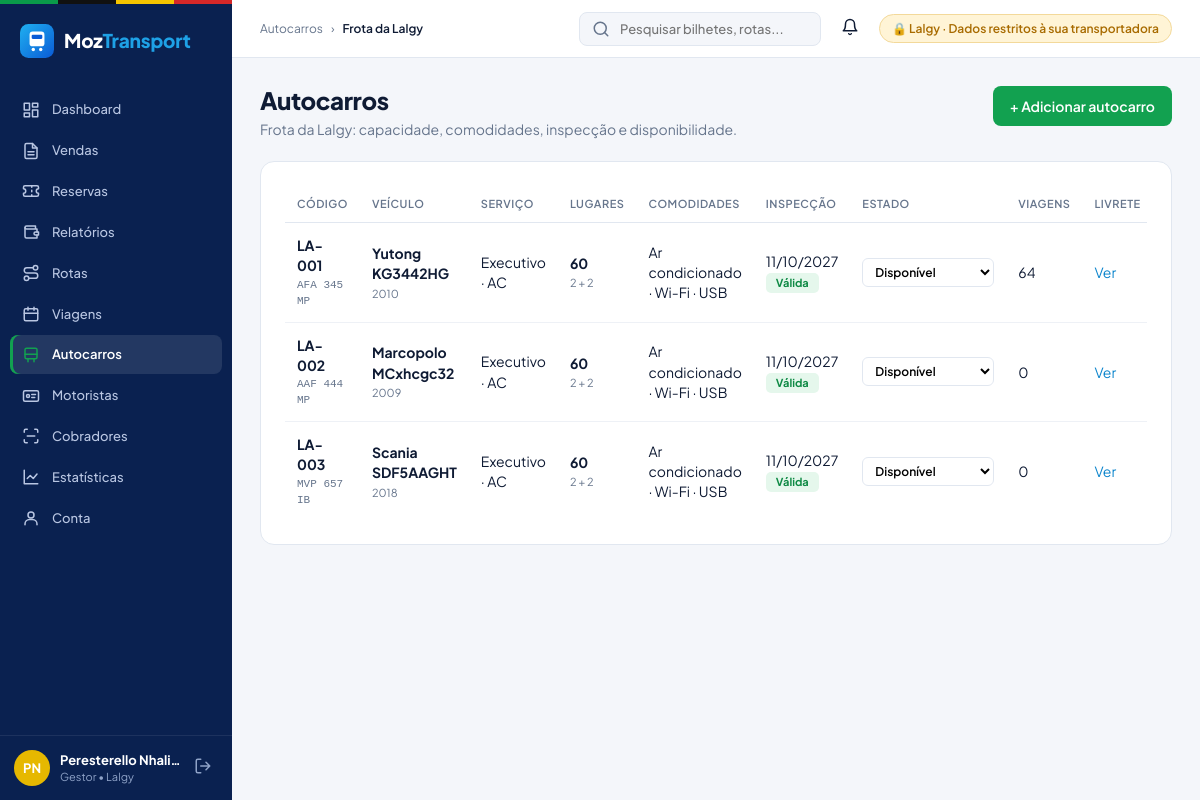
Screenshot of /gestor/autocarros.php (signed in) with the database file from the repository.
### tables this page shows
CREATE TABLE `transportadora` (
  `id_transportadora` int(10) unsigned NOT NULL AUTO_INCREMENT,
  `nome` varchar(100) NOT NULL,
  `nuit` varchar(20) NOT NULL,
  `contacto` varchar(30) NOT NULL,
  `endereco` varchar(200) DEFAULT NULL,
  `activa` tinyint(1) NOT NULL DEFAULT 1,
  PRIMARY KEY (`id_transportadora`),
  UNIQUE KEY `uq_transportadora_nuit` (`nuit`)
);

CREATE TABLE `autocarro` (
  `id_autocarro` int(10) unsigned NOT NULL AUTO_INCREMENT,
  `matricula` varchar(20) NOT NULL,
  `modelo` varchar(60) DEFAULT NULL,
  `capacidade_total` smallint(5) unsigned NOT NULL,
  `id_transportadora` int(10) unsigned NOT NULL,
  `activo` tinyint(1) NOT NULL DEFAULT 1,
  `codigo_frota` varchar(20) DEFAULT NULL,
  `marca` varchar(40) DEFAULT NULL,
  `ano_fabrico` smallint(5) unsigned DEFAULT NULL,
  `tipo_servico` varchar(30) DEFAULT NULL,
  `configuracao_assentos` varchar(5) NOT NULL DEFAULT '2+2',
  `ar_condicionado` tinyint(1) NOT NULL DEFAULT 0,
  `wifi` tinyint(1) NOT NULL DEFAULT 0,
  `usb` tinyint(1) NOT NULL DEFAULT 0,
  `validade_inspecao` date DEFAULT NULL,
  `livrete` varchar(255) DEFAULT NULL,
  `estado` enum('disponivel','manutencao','inactivo') NOT NULL DEFAULT 'disponivel',
  PRIMARY KEY (`id_autocarro`),
  UNIQUE KEY `uq_autocarro_matricula` (`matricula`),
  UNIQUE KEY `uq_autocarro_codigo` (`id_transportadora`,`codigo_frota`),
  CONSTRAINT `fk_autocarro_transportadora` FOREIGN KEY (`id_transportadora`) REFERENCES `transportadora` (`id_transportadora`) ON UPDATE CASCADE
);

### includes/sessao.php (called while the page is built, shortened)
<?php
require_once __DIR__ . '/../config/conexao.php';
require_once __DIR__ . '/funcoes.php';
function utilizador_logado(): ?array {
    return $_SESSION['utilizador'] ?? null;
}
function exigir_login(): void {
    global $pdo;
    $u = utilizador_logado();
    $st = $pdo->prepare('SELECT activo FROM utilizador WHERE id_utilizador = ?');
    $st->execute([$u['id_utilizador']]);
    $activo = $st->fetchColumn();
}
function exigir_perfil(array $perfis): void {
    exigir_login();
}
function tem_permissao(PDO $pdo, string $codigo): bool {
    $u = utilizador_logado();
    $st = $pdo->prepare(
        'SELECT pp.concedida FROM perfil_permissao pp
         JOIN permissao p ON p.id_permissao = pp.id_permissao
         WHERE pp.perfil = ? AND p.codigo = ?'
    );
    $st->execute([$u['perfil'], $codigo]);
    return (bool)$st->fetchColumn();
}

### includes/gestor.php (called while the page is built, shortened)
<?php
function transportadora_do_gestor(PDO $pdo): array {
    $u = utilizador_logado();
    $st = $pdo->prepare('SELECT t.id_transportadora, t.nome FROM utilizador x
                         LEFT JOIN transportadora t ON t.id_transportadora = x.id_transportadora WHERE x.id_utilizador = ?');
    $st->execute([$u['id_utilizador']]);
    $t = $st->fetch();
    return ['id' => (int)$t['id_transportadora'], 'nome' => $t['nome']];
}
function exigir_gestor(PDO $pdo, string $permissao): array {
    exigir_perfil(['gestor']);
    if (!tem_permissao($pdo, $permissao)) {
        acesso_restrito('O seu perfil não tem permissão para aceder a esta área. Contacte o administrador.');
    }
    return transportadora_do_gestor($pdo);
}
function estado_validade(?string $data): array {
    $dias = (int)floor((strtotime($data) - strtotime(date('Y-m-d'))) / 86400);
    return ['Válida', 'etq-pago'];
}

### gestor/autocarros.php (the view, shortened to what this page needs)
<?php
require_once __DIR__ . '/../includes/sessao.php';
require_once __DIR__ . '/../includes/gestor.php';
$transp = exigir_gestor($pdo, 'gerir_frota');
$idT = $transp['id'];
$estados = ['disponivel' => 'Disponível', 'manutencao' => 'Em manutenção', 'inactivo' => 'Inactivo'];
$st = $pdo->prepare("SELECT a.*, (SELECT COUNT(*) FROM viagem v WHERE v.id_autocarro = a.id_autocarro AND v.estado = 'agendada' AND v.data >= CURDATE()) AS viagens
                     FROM autocarro a WHERE a.id_transportadora = ? ORDER BY a.codigo_frota");
$st->execute([$idT]);
$lista = $st->fetchAll();
$migalhas = ['Autocarros', 'Frota da ' . $transp['nome']];
$paginaActiva = 'gestor/autocarros.php';
require __DIR__ . '/../includes/painel_inicio.php';
?>
<div class="cabecalho-pagina">
  <div><h1 class="titulo-pagina">Autocarros</h1>
    <p class="subtitulo-pagina">Frota da <?= e($transp['nome']) ?>: capacidade, comodidades, inspecção e disponibilidade.</p></div>
  <a class="btn btn-verde" href="<?= e(url('gestor/autocarro_novo.php')) ?>">+ Adicionar autocarro</a>
</div>
<section class="cartao">
  <div class="tabela-rolar">
  <table class="tabela">
    <thead><tr><th>Código</th><th>Veículo</th><th>Serviço</th><th>Lugares</th><th>Comodidades</th><th>Inspecção</th><th>Estado</th><th>Viagens</th><th>Livrete</th></tr></thead>
    <tbody>
    <?php foreach ($lista as $a):
        [$vt, $vc] = estado_validade($a['validade_inspecao']);
        $com = array_filter([$a['ar_condicionado'] ? 'Ar condicionado' : null, $a['wifi'] ? 'Wi-Fi' : null, $a['usb'] ? 'USB' : null]); ?>
      <tr>
        <td><b><?= e($a['codigo_frota']) ?></b><span class="sub-linha mono"><?= e($a['matricula']) ?></span></td>
        <td><b><?= e(trim(($a['marca'] ?? '') . ' ' . ($a['modelo'] ?? ''))) ?: '—' ?></b><span class="sub-linha"><?= $a['ano_fabrico'] ? (int)$a['ano_fabrico'] : '—' ?></span></td>
        <td><?= e($a['tipo_servico'] ?? '—') ?></td>
        <td><b><?= (int)$a['capacidade_total'] ?></b><span class="sub-linha"><?= e(str_replace('+', ' + ', $a['configuracao_assentos'])) ?></span></td>
        <td><?= $com ? e(implode(' · ', $com)) : '—' ?></td>
        <td><?= $a['validade_inspecao'] ? e(date('d/m/Y', strtotime($a['validade_inspecao']))) : '—' ?><span class="sub-linha"><span class="etq-g <?= $vc ?>"><?= e($vt) ?></span></span></td>
        <td><form method="post"><?= csrf_campo() ?><input type="hidden" name="id" value="<?= (int)$a['id_autocarro'] ?>">
          <select class="select-estado" name="estado" onchange="this.form.submit()">
            <?php foreach ($estados as $k => $n): ?><option value="<?= $k ?>" <?= $a['estado'] === $k ? 'selected' : '' ?>><?= e($n) ?></option><?php endforeach; ?>
          </select></form></td>
        <td><?= (int)$a['viagens'] ?></td>
        <td><?= $a['livrete'] ? '<a href="' . e(url('gestor/documento.php?tipo=livrete&id=' . (int)$a['id_autocarro'])) . '" target="_blank">Ver</a>' : '—' ?></td>
      </tr>
    <?php endforeach; ?>
    </tbody>
  </table>
  </div>
</section>
<?php require __DIR__ . '/../includes/painel_fim.php'; ?>

### includes/painel_inicio.php (shortened to what this page needs)
<?php
require_once __DIR__ . '/menu.php';
require_once __DIR__ . '/notificacoes.php';
$u        = utilizador_logado();
$menu     = menu_do_perfil($u['perfil']);
$migalhas = $migalhas ?? [];
$nomeTransp = null;
if ($u['perfil'] === 'gestor') {
    $stT = $pdo->prepare('SELECT t.nome FROM utilizador x JOIN transportadora t ON t.id_transportadora = x.id_transportadora WHERE x.id_utilizador = ?');
    $stT->execute([$u['id_utilizador']]);
    $nomeTransp = $stT->fetchColumn() ?: null;
}
?>
<!DOCTYPE html>
<html lang="pt">
<head>
  <link rel="stylesheet" href="<?= e(url('assets/css/base.css') . '?v=' . (int)@filemtime(__DIR__ . '/../assets/css/base.css')) ?>">
  <link rel="stylesheet" href="<?= e(url('assets/css/painel.css') . '?v=' . (int)@filemtime(__DIR__ . '/../assets/css/painel.css')) ?>">
  <link rel="stylesheet" href="<?= e(url('assets/css/admin.css') . '?v=' . (int)@filemtime(__DIR__ . '/../assets/css/admin.css')) ?>">
  <link rel="stylesheet" href="<?= e(url('assets/css/bilheteiro.css') . '?v=' . (int)@filemtime(__DIR__ . '/../assets/css/bilheteiro.css')) ?>">
  <link rel="stylesheet" href="<?= e(url('assets/css/notificacoes.css') . '?v=' . (int)@filemtime(__DIR__ . '/../assets/css/notificacoes.css')) ?>">
  <link rel="stylesheet" href="<?= e(url('assets/css/suporte.css') . '?v=' . (int)@filemtime(__DIR__ . '/../assets/css/suporte.css')) ?>">
  <link rel="stylesheet" href="<?= e(url('assets/css/gestor.css') . '?v=' . (int)@filemtime(__DIR__ . '/../assets/css/gestor.css')) ?>">
</head>
<body class="painel perfil-<?= e($u['perfil']) ?>">
<aside class="lateral">
  <div class="lateral-logo"><?= logo_html('logo-claro') ?></div>
  <nav class="lateral-menu">
    <?php foreach ($menu as [$rotulo, $caminho, $icone]): ?>
      <a href="<?= e(url($caminho)) ?>" class="<?= ($paginaActiva ?? '') === $caminho ? 'activo' : '' ?>">
        <?= icone_svg($icone) ?><span><?= e($rotulo) ?></span>
      </a>
    <?php endforeach; ?>
  </nav>
  <div class="lateral-rodape">
    <a class="utilizador-cartao" href="<?= e(url('conta/dados_pessoais.php')) ?>" title="Dados pessoais">
      <?= avatar_html($u) ?>
      <span class="utilizador-texto">
        <strong><?= e($u['nome']) ?></strong>
        <small><?= e($u['perfil'] === 'administrador' ? 'Administrador Geral' : nome_perfil($u['perfil'])) ?><?= $nomeTransp ? ' • ' . e($nomeTransp) : (!empty($u['agencia']) ? ' • ' . e(explode(' ', $u['agencia'])[0]) : '') ?></small>
      </span>
    </a>
    <a class="sair" href="<?= e(url('auth/logout.php')) ?>" title="Terminar sessão"><?= icone_svg('sair') ?></a>
  </div>
</aside>
<div class="conteudo-geral">
  <header class="topo">
    <nav class="migalhas" aria-label="Localização">
      <?php foreach ($migalhas as $i => $m): ?>
        <?php if ($i > 0): ?><span class="sep">›</span><?php endif; ?>
        <span class="<?= $i === count($migalhas) - 1 ? 'actual' : '' ?>"><?= e($m) ?></span>
      <?php endforeach; ?>
    </nav>
    <div class="topo-direita">
      <?php if ($u['perfil'] !== 'administrador'): ?>
        <label class="pesquisa-topo"><?= icone_svg('pesquisa') ?>
          <input type="search" placeholder="Pesquisar bilhetes, rotas..." aria-label="Pesquisar">
        </label>
      <?php endif; ?>
      <?= sino_notificacoes('sino', icone_svg('sino')) ?>
      <?php if ($nomeTransp): ?>
        <span class="etiqueta-restrita">🔒 <?= e($nomeTransp) ?> · Dados restritos à sua transportadora</span>
      <?php elseif (!empty($u['agencia'])): ?>
        <span class="etiqueta-agencia"><?= e($u['agencia']) ?></span>
      <?php endif; ?>
    </div>
  </header>
  <main class="conteudo">

### assets/css/base.css (style rules this page uses)
:root { --azul:#1ea1e6; --azul-forte:#0b84cc; --navy:#0a2150; --navy-2:#102b66; --texto:#0f1b34; --cinza:#66758c; --borda:#e1e7f0; --fundo:#f4f6fa; --branco:#fff; --erro:#d92d3a; --erro-bg:#fdecee; --ok:#12a150; --ok-bg:#e7f7ee; --info:#0b6fb0; --info-bg:#e9f5fd; --roxo:#6c47e8; --roxo-bg:#f0ecff; --acento:var(--azul); --acento-forte:var(--azul-forte); --raio:10px; --fonte:'Plus Jakarta Sans','Inter',system-ui,-apple-system,'Segoe UI',Roboto,sans-serif; }
* { box-sizing:border-box }
html,body { margin:0 }
body { font-family:var(--fonte);color:var(--texto);background:var(--fundo);font-size:14px;line-height:1.45 }
a { color:var(--azul-forte);text-decoration:none }
h1,h2,h3 { margin:0;line-height:1.2 }
.btn { display:inline-flex;align-items:center;justify-content:center;gap:8px;border:1px solid transparent;border-radius:8px; padding:10px 16px;font:600 14px var(--fonte);cursor:pointer;transition:.15s;text-decoration:none }
.mono { font-family:ui-monospace,SFMono-Regular,Menlo,Consolas,monospace }

### assets/css/painel.css (style rules this page uses)
body.painel { display:flex;min-height:100vh }
.lateral { width:232px;flex:none;background:var(--navy);color:#cfd9ee;display:flex;flex-direction:column; position:sticky;top:0;height:100vh }
.lateral-logo { padding:20px 20px 28px }
.lateral-menu { display:flex;flex-direction:column;gap:2px;padding:0 10px;flex:1;overflow-y:auto }
.lateral-menu a { display:flex;align-items:center;gap:12px;padding:10px 12px;border-radius:8px;color:#b9c6e2;font-weight:500;font-size:13px }
.lateral-menu a.activo { background:rgba(255,255,255,.1);color:#fff;font-weight:600;box-shadow:inset 3px 0 0 var(--acento) }
.lateral-rodape { display:flex;align-items:center;gap:6px;padding:14px;border-top:1px solid rgba(255,255,255,.08) }
.utilizador-cartao { display:flex;align-items:center;gap:10px;flex:1;min-width:0;color:#fff }
.utilizador-texto { display:flex;flex-direction:column;min-width:0 }
.utilizador-texto strong { font-size:13px;white-space:nowrap;overflow:hidden;text-overflow:ellipsis }
.utilizador-texto small { color:#8fa3c8;font-size:11px }
.lateral-rodape .sair { color:#8fa3c8;padding:6px;border-radius:6px }
.conteudo-geral { flex:1;min-width:0;display:flex;flex-direction:column }
.topo { height:58px;background:#fff;border-bottom:1px solid var(--borda);display:flex;align-items:center; justify-content:space-between;padding:0 28px;gap:16px }
.migalhas { font-size:12px;color:var(--cinza);display:flex;gap:8px;align-items:center }
.migalhas .actual { color:var(--texto);font-weight:600 }
.topo-direita { display:flex;align-items:center;gap:14px }
.pesquisa-topo { display:flex;align-items:center;gap:8px;background:var(--fundo);border:1px solid var(--borda); border-radius:8px;padding:7px 12px;color:var(--cinza) }
.pesquisa-topo input { border:0;background:none;outline:none;font:500 13px var(--fonte);width:190px }
.conteudo { padding:28px;max-width:1200px;width:100% }
.titulo-pagina { font-size:24px;font-weight:800;letter-spacing:-.4px }
.subtitulo-pagina { color:var(--cinza);margin:4px 0 22px }
.cartao { background:#fff;border:1px solid var(--borda);border-radius:14px;padding:24px }

### assets/css/admin.css (style rules this page uses)
.cabecalho-pagina { display:flex;justify-content:space-between;align-items:flex-start;gap:16px;flex-wrap:wrap }
.tabela { width:100%;border-collapse:collapse }
.tabela th { font-size:11px;text-transform:uppercase;letter-spacing:.5px;color:var(--cinza);text-align:left;padding:10px 12px;border-bottom:1px solid var(--borda);font-weight:600 }
.tabela td { padding:12px;border-bottom:1px solid #eef1f6;vertical-align:middle }
.tabela tr:last-child td { border-bottom:0 }
.tabela-rolar { overflow-x:auto }

### assets/css/gestor.css (style rules this page uses)
body.perfil-gestor { --acento:#12a150;--acento-forte:#0d8a45 }
.etiqueta-restrita { background:#fff4d6;color:#a86b00;border:1px solid #f3d99a;border-radius:999px;padding:5px 12px;font-size:12px;font-weight:600;white-space:nowrap }
.etq-pago { background:#e5f7ec;color:#0f8a45 }
.etq-g { display:inline-block;padding:2px 10px;border-radius:5px;font-size:11px;font-weight:700 }
.btn-verde { background:#12a150;color:#fff }
.sub-linha { display:block;color:var(--cinza);font-size:11px;margin-top:2px }
.select-estado { border:1px solid var(--borda);border-radius:6px;padding:5px 8px;font:600 12px var(--fonte);background:#fff }

### rows the page displays
transportadora: nome "Lalgy"
autocarro: codigo_frota "LA-001", matricula "AFA 345 MP", marca+modelo "Yutong KG3442HG", ano_fabrico "2010", tipo_servico "Executivo · AC", capacidade_total "60", configuracao_assentos "2 + 2", com "Ar condicionado · Wi-Fi · USB", validade_inspecao "11/10/2027", vt "Válida", estado "Disponível", viagens "64"
autocarro: codigo_frota "LA-002", matricula "AAF 444 MP", marca+modelo "Marcopolo MCxhcgc32", ano_fabrico "2009", tipo_servico "Executivo · AC", capacidade_total "60", configuracao_assentos "2 + 2", com "Ar condicionado · Wi-Fi · USB", validade_inspecao "11/10/2027", vt "Válida", estado "Disponível", viagens "0"
autocarro: codigo_frota "LA-003", matricula "MVP 657 IB", marca+modelo "Scania SDF5AAGHT", ano_fabrico "2018", tipo_servico "Executivo · AC", capacidade_total "60", configuracao_assentos "2 + 2", com "Ar condicionado · Wi-Fi · USB", validade_inspecao "11/10/2027", vt "Válida", estado "Disponível", viagens "0"

### other values shown
$rotulo "Dashboard"
$rotulo "Vendas"
$rotulo "Reservas"
$rotulo "Relatórios"
$rotulo "Rotas"
$rotulo "Viagens"
$rotulo "Autocarros"
$rotulo "Motoristas"
$rotulo "Cobradores"
$rotulo "Estatísticas"
$rotulo "Conta"
iniciais($u['nome'] ?? '?') "PN"
$u['nome'] "Peresterello Nhali…"
$m "Autocarros"
$m "Frota da Lalgy"
